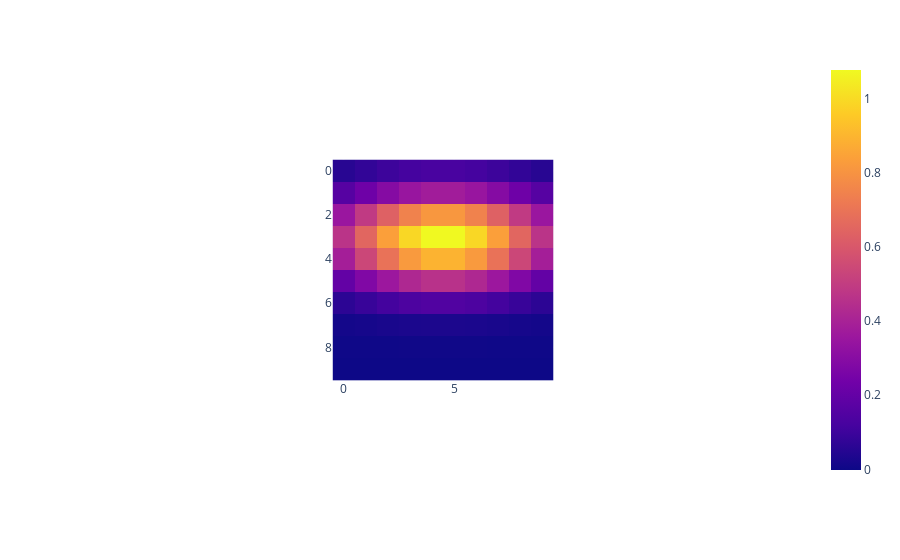

This figure's notebook cell:
### Code cell
px.imshow(beta_new.reshape(10,10))
